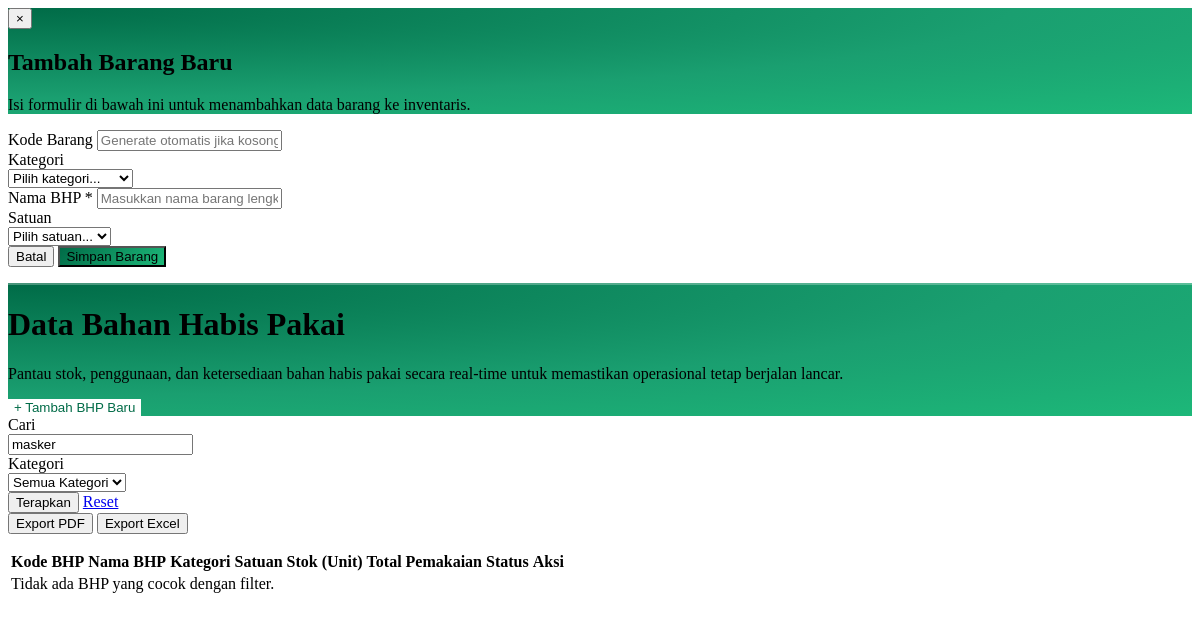
The app's page /admin/contents/data_bhp.php?keyword=masker, older data.
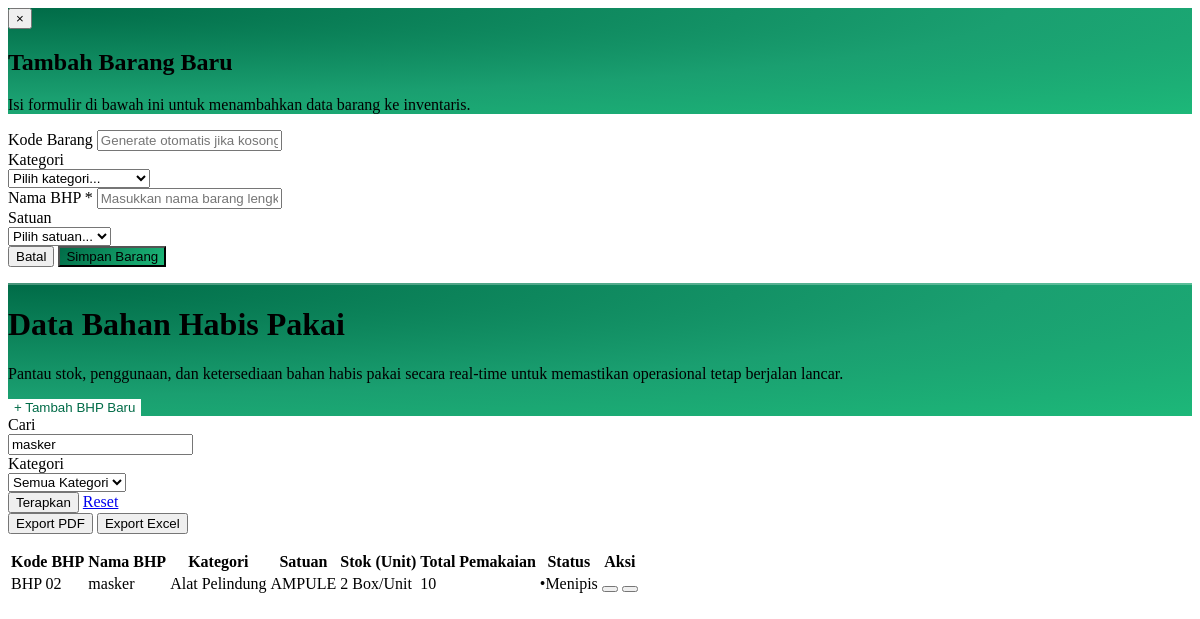
The same page, newer data.
### tables this page shows
CREATE TABLE `bhp` (
  `id_bhp` int UNSIGNED NOT NULL,
  `Kode_bhp` varchar(20) DEFAULT NULL,
  `Nama_bhp` varchar(100) NOT NULL,
  `Jumlah` int DEFAULT '0',
  `isi_per_stok` int NOT NULL DEFAULT '1',
  `Pemakaian` varchar(12) DEFAULT '0',
  `id_kategori` int UNSIGNED DEFAULT NULL,
  `id_satuan` int UNSIGNED DEFAULT NULL
);

CREATE TABLE `kategori_bhp` (
  `id_kategori` int UNSIGNED NOT NULL,
  `Kode_kategori` varchar(20) DEFAULT NULL,
  `Nama_kategori` varchar(50) NOT NULL
);

CREATE TABLE `satuan_bhp` (
  `id_satuan` int UNSIGNED NOT NULL,
  `Nama_satuan` varchar(30) NOT NULL
);

### classes/BhpManager.php (called while the page is built, shortened)
<?php
class BhpManager
{
    private PDO $db;
    public function __construct()
    {
        $this->db = Database::getInstance()->getConnection();
    }
    public function getAllBhp(array $filter = []): array
    {
        $where  = [];
        $params = [];
        if (!empty($filter['keyword'])) {
            $where[]  = '(b.Nama_bhp LIKE ? OR b.Kode_bhp LIKE ?)';
            $kw       = '%' . $filter['keyword'] . '%';
            $params[] = $kw;
            $params[] = $kw;
        }
        $sql = 'SELECT b.*, k.Nama_kategori, k.Kode_kategori, s.Nama_satuan
                FROM bhp b
                LEFT JOIN kategori_bhp k ON b.id_kategori = k.id_kategori
                LEFT JOIN satuan_bhp s ON b.id_satuan = s.id_satuan';
        if ($where) $sql .= ' WHERE ' . implode(' AND ', $where);
        $sql .= ' ORDER BY b.id_bhp DESC';
        if (isset($filter['limit'])) {
            $sql .= ' LIMIT ' . (int)$filter['limit'];
            if (isset($filter['offset'])) {
                $sql .= ' OFFSET ' . (int)$filter['offset'];
            }
        }
        $stmt = $this->db->prepare($sql);
        $stmt->execute($params);
        return $stmt->fetchAll();
    }
}

### config/database.php (called while the page is built, shortened)
<?php
class Database
{
    private static ?Database $instance = null;
    private PDO $pdo;
    private string $host     = 'localhost';
    private string $dbname   = 'db_poli_gigi';
    private string $username = 'root';
    private string $password = '';
    private string $charset  = 'utf8mb4';
    private function __construct()
    {
        $dsn = "mysql:host={$this->host};dbname={$this->dbname};charset={$this->charset}";
        $options = [
            PDO::ATTR_ERRMODE            => PDO::ERRMODE_EXCEPTION,
            PDO::ATTR_DEFAULT_FETCH_MODE => PDO::FETCH_ASSOC,
            PDO::ATTR_EMULATE_PREPARES   => false,
        ];
        try {
            $this->pdo = new PDO($dsn, $this->username, $this->password, $options);
        } catch (PDOException $e) {
            error_log('[Database] ' . $e->getMessage());
            die(json_encode([
                'status'  => 'error',
                'message' => 'Koneksi database gagal. Silakan coba lagi nanti.'
            ]));
        }
    }
    public static function getInstance(): Database
    {
        if (self::$instance === null) {
            self::$instance = new self();
        }
        return self::$instance;
    }
    public function getConnection(): PDO
    {
        return $this->pdo;
    }
}

### admin/contents/data_bhp.php (the view, shortened to what the changed rows need)
<?php
$mgr       = new BhpManager();
$p      = max(1, (int)($_GET['p'] ?? 1));
$limit  = 10;
$offset = ($p - 1) * $limit;
$filter    = [
  'keyword'     => $_GET['keyword']     ?? '',
  'id_kategori' => $_GET['id_kategori'] ?? '',
  'limit'       => $limit,
  'offset'      => $offset
];
$bhpList      = $mgr->getAllBhp($filter);
$kategoriList = $mgr->getAllKategori();
function stokStatus(int $jumlah): array
{
  if ($jumlah <= 10) return ['label' => 'Menipis', 'cls' => 'text-amber-600', 'dot' => 'text-amber-500'];
  return             ['label' => 'Aman',   'cls' => 'text-emerald-600', 'dot' => 'text-emerald-500'];
}
?>
<div id="modalBhp"
  class="hidden fixed inset-0 z-[9999] items-center justify-center p-4"
  style="background:rgba(15,23,42,0.45);backdrop-filter:blur(4px);"
  onclick="if(event.target===this)closeBhpModal()">
  <div class="relative w-full max-w-2xl rounded-2xl overflow-hidden shadow-2xl"
    style="background:#fff;animation:bhpModalIn2 .25s cubic-bezier(.34,1.56,.64,1) both;">
    <div class="relative px-7 pt-6 pb-5"
      style="background:radial-gradient(ellipse at 0% 0%,#006B47 0%,#1A9F70 60%,#1DB879 100%);">
      <h2 class="font-bold text-white text-xl leading-tight" id="bhpModalTitle">Tambah Barang Baru</h2>
    </div>
  </div>
</div>
<div class="w-full p-4 sm:p-6 lg:p-8">
  <div class="max-w-[1400px] mx-auto space-y-6 w-full">
    <div class="relative w-full rounded-2xl overflow-hidden mb-2"
      style="background:radial-gradient(ellipse at 0% 0%,#006B47 0%,#1A9F70 60%,#1DB879 100%);">
      <div class="relative z-10 flex flex-col sm:flex-row items-start sm:items-center justify-between gap-6 px-6 py-6 sm:px-8 sm:py-7">
        <div class="flex items-center gap-4 sm:gap-5 min-w-0">
          <div class="flex flex-col gap-1 min-w-0">
            <h1 class="font-display font-bold text-white text-xl sm:text-2xl lg:text-3xl leading-tight">Data Bahan Habis Pakai</h1>
          </div>
        </div>
      </div>
    </div>
    <div class="bg-white border border-slate-200 rounded-2xl shadow-sm flex flex-col">
      <form method="GET" action="" class="p-5 sm:p-6 border-b border-slate-100 flex flex-col xl:flex-row gap-4 items-end bg-white rounded-t-2xl relative z-10">
        <div class="w-full xl:w-[40%] flex flex-col gap-1.5">
          <div class="relative">
            <input type="text" name="keyword" value="<?php echo htmlspecialchars($filter['keyword']); ?>"
              placeholder="Cari nama BHP, kode..."
              class="w-full h-11 pl-10 pr-4 bg-white border border-slate-200 rounded-xl text-sm focus:ring-2 focus:ring-brand-500/20 focus:border-brand-500 outline-none transition-all placeholder:text-slate-400 font-medium text-slate-700 shadow-sm hover:border-slate-300">
          </div>
        </div>
      </form>
      <div class="overflow-x-auto w-full relative z-0">
        <table class="w-full text-left whitespace-nowrap">
          <thead>
            <tr class="bg-white text-[11px] uppercase tracking-wider text-slate-400 border-b border-slate-200 font-bold">
              <th class="py-4 px-6">Kode BHP</th>
              <th class="py-4 px-6">Nama BHP</th>
              <th class="py-4 px-6">Kategori</th>
              <th class="py-4 px-6">Satuan</th>
              <th class="py-4 px-6">Stok (Unit)</th>
              <th class="py-4 px-6">Total Pemakaian</th>
              <th class="py-4 px-6">Status</th>
              <th class="py-4 px-6 text-right">Aksi</th>
            </tr>
          </thead>
          <tbody class="text-[13px] font-plex divide-y divide-slate-100 text-slate-600">
            <?php if (empty($bhpList)): ?>
              <tr>
                <td colspan="8" class="px-6 py-14 text-center text-slate-400">
                  <?php echo ($filter['keyword'] || $filter['id_kategori'])
                    ? 'Tidak ada BHP yang cocok dengan filter.'
                    : 'Belum ada data BHP. Klik "+ Tambah BHP Baru" untuk memulai.'; ?>
                </td>
              </tr>
            <?php else: ?>
              <?php
              $katColors = [
                ['bg' => 'bg-emerald-100/50', 'text' => 'text-emerald-600', 'border' => 'border-emerald-100/50'],
                ['bg' => 'bg-amber-100/50',  'text' => 'text-amber-600',  'border' => 'border-amber-100/50'],
                ['bg' => 'bg-blue-100/50',   'text' => 'text-blue-600',   'border' => 'border-blue-100/50'],
                ['bg' => 'bg-purple-100/50', 'text' => 'text-purple-600', 'border' => 'border-purple-100/50'],
                ['bg' => 'bg-rose-100/50',   'text' => 'text-rose-600',   'border' => 'border-rose-100/50'],
              ];
              $katColorMap = [];
              foreach ($kategoriList as $idx => $k) $katColorMap[$k['id_kategori']] = $katColors[$idx % count($katColors)];
              foreach ($bhpList as $bhp):
                $status = stokStatus((int)$bhp['Jumlah']);
                $col    = $katColorMap[$bhp['id_kategori']] ?? $katColors[0];
              ?>
                <tr class="hover:bg-slate-50/50 transition-colors group bg-white" id="bhp-row-<?php echo $bhp['id_bhp']; ?>">
                  <td class="py-5 px-6 font-semibold text-slate-700"><?php echo htmlspecialchars($bhp['Kode_bhp'] ?? '-'); ?></td>
                  <td class="py-5 px-6 font-semibold text-slate-800"><?php echo htmlspecialchars($bhp['Nama_bhp']); ?></td>
                  <td class="py-5 px-6">
                    <?php if ($bhp['Nama_kategori']): ?>
                      <span class="inline-flex items-center px-3 py-1.5 rounded-md text-[11px] font-bold <?php echo $col['bg'] . ' ' . $col['text'] . ' border ' . $col['border']; ?>">
                        <?php echo htmlspecialchars($bhp['Nama_kategori']); ?>
                      </span>
                    <?php else: ?>
                      <span class="text-slate-300 text-xs">—</span>
                    <?php endif; ?>
                  </td>
                  <td class="py-5 px-6 font-medium text-slate-600"><?php echo $bhp['Nama_satuan'] ? htmlspecialchars($bhp['Nama_satuan']) : '—'; ?></td>
                  <td class="py-5 px-6 font-medium text-slate-600">
                    <span class="font-bold text-slate-700 text-sm"><?php echo number_format((int)$bhp['Jumlah']); ?></span>
                    <span class="text-xs ml-1">Box/Unit</span>
                  </td>
                  <td class="py-5 px-6 font-medium text-slate-500">
                    <div class="font-bold text-emerald-600 text-sm"><?php echo number_format((int)$bhp['Pemakaian']); ?></div>
                  </td>
                  <td class="py-5 px-6">
                    <span class="<?php echo $status['cls']; ?> font-bold text-[11px] tracking-widest uppercase">
                      <span class="<?php echo $status['dot']; ?> mr-1.5 text-[14px] leading-none tracking-normal">&bull;</span><?php echo $status['label']; ?>
                    </span>
                  </td>
                  <td class="py-5 px-6 text-right">
                    <div class="flex items-center justify-end gap-2">
                      <button onclick="editBhp(<?php echo htmlspecialchars(json_encode($bhp), ENT_QUOTES); ?>)"
                        class="text-blue-600 hover:text-blue-800 hover:bg-blue-50 w-8 h-8 flex items-center justify-center rounded-lg transition-colors border border-blue-100/50 bg-white shadow-sm" title="Edit">
                      </button>
                      <button onclick="deleteBhp(<?php echo $bhp['id_bhp']; ?>, '<?php echo htmlspecialchars($bhp['Nama_bhp'], ENT_QUOTES); ?>')"
                        class="text-red-500 hover:text-red-700 hover:bg-red-50 w-8 h-8 flex items-center justify-center rounded-lg transition-colors border border-red-100/50 bg-white shadow-sm" title="Hapus">
                      </button>
                    </div>
                  </td>
                </tr>
              <?php endforeach; ?>
            <?php endif; ?>
          </tbody>
        </table>
      </div>
    </div>
  </div>
</div>

Row changes from the older to the newer data that the page shows:
added bhp: keyword "masker", Kode_bhp "BHP 02", Nama_bhp "masker", id_kategori.Nama_kategori "Alat Pelindung", id_satuan.Nama_satuan "AMPULE", Jumlah "2", Pemakaian "10", Jumlah "Menipis"
Text that changed along with them:
form field keyword: "masker" → (not shown)
text no longer shown: "Tidak ada BHP yang cocok dengan filter."
